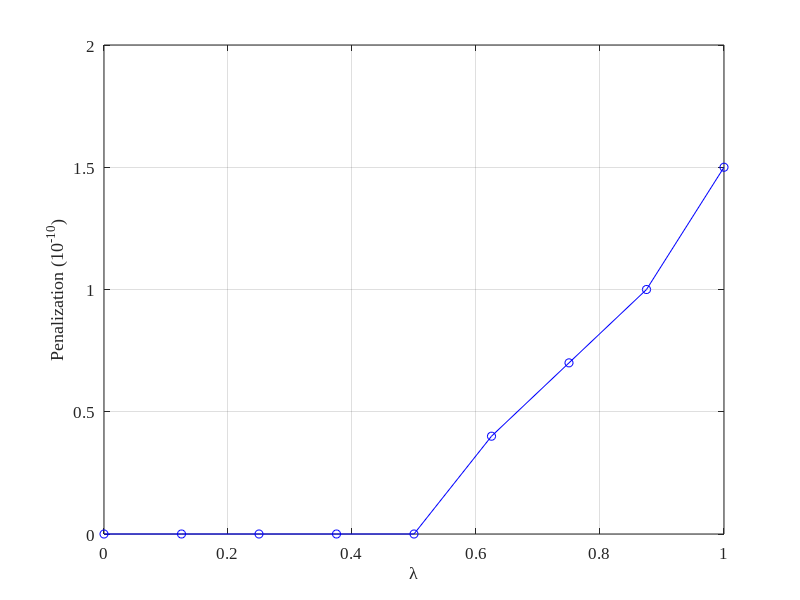
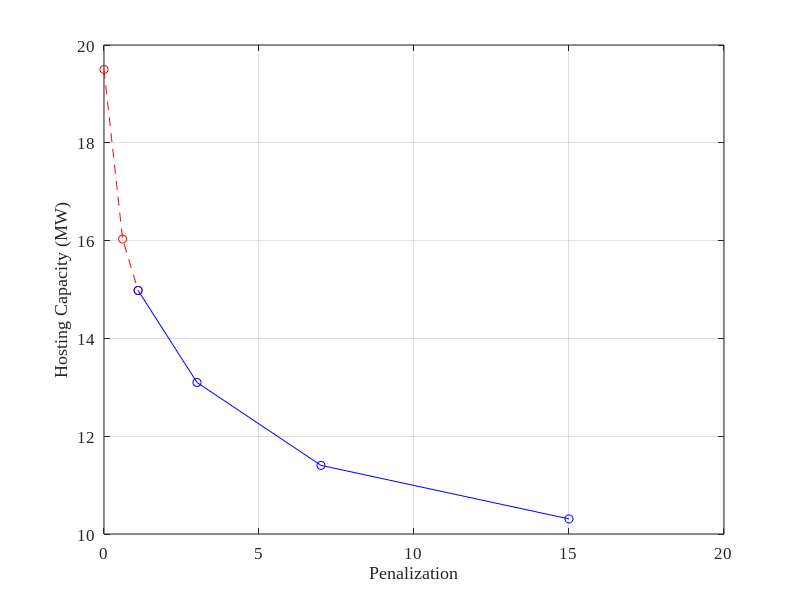
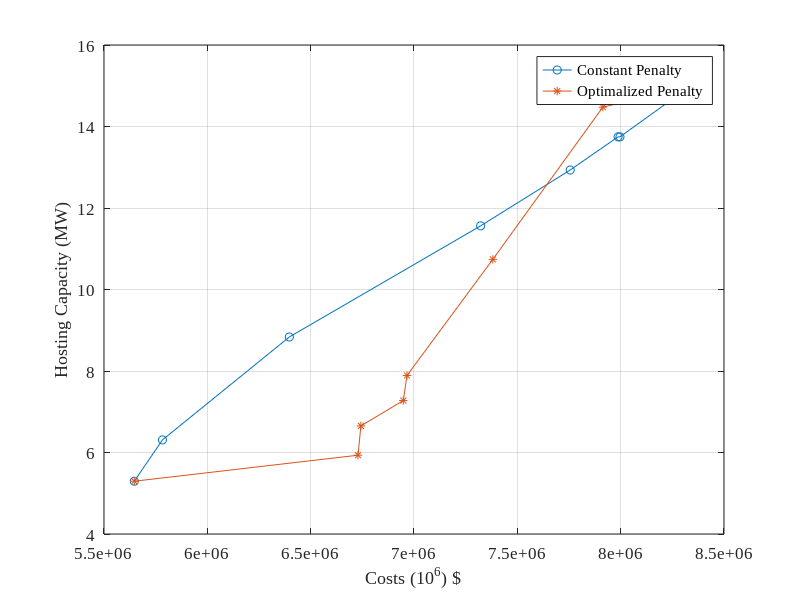
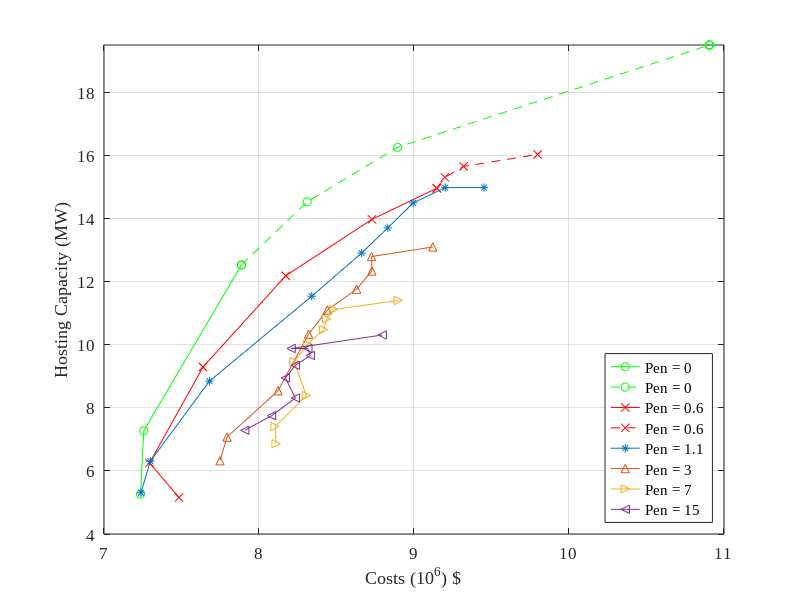

Reproduce these figures in MATLAB, in order.
clear all
clc
close all

% Curva de Penalização x lambda

lambda = 0:0.125:1;
Cpen = [0 0 0 0 0 0.4 0.7 1 1.5];


pen = [0 0.6 1.1 3 7 15];

HC = [5.26265	7.27465	12.52657	14.53037	16.25722	19.50000	19.50000	19.50000	19.50000	
5.15538	6.25205	9.29321	12.18450	13.97453	14.95958	15.30388	15.65143	16.03120	
5.30704	6.30827	8.84386	11.53718	12.90837	13.70259	14.49209	14.98076	14.98084	
6.32272	7.07212	8.54080	10.33447	11.09979	11.75953	12.33880	12.79489	13.09860	
6.86060	7.40488	8.39172	9.45943	10.01815	10.47688	10.82005	11.11376	11.40360	
7.28812	7.75105	8.31124	8.94476	9.34601	9.65834	9.87891	9.87891	10.30835];

CO = [7235465.18560	7256647.91346	7886677.75804	8310904.34512	8894248.51394	10905643.17482	10906652.63759	10905317.64577	24291766.82947	
7484460.92617	7293912.04973	7638786.06930	8172331.02727	8728911.82709	9147116.66544	9199259.50804	9320202.58142	9797681.30493	
7238482.57709	7299008.98183	7680293.40346	8340243.70376	8662124.82109	8830561.33940	8994240.40119	9201365.42728	9452028.91640	
7748201.11423	7793791.14241	8122850.75957	8319469.68858	8440766.65635	8629961.28983	8728361.24577	8726057.34927	9121473.43373	
8110402.45956	8103564.14101	8305714.57201	8226285.19913	8313570.47926	8416792.46841	8436203.32444	8481710.96822	8898643.20737	
7908158.54092	8081185.46520	8235313.17842	8169853.45215	8234028.60798	8331036.78220	8314941.38705	8207437.82091	8795561.16916]/1e6;

figure
set(groot, 'defaultAxesFontName', 'Times New Roman');
set(groot, 'defaultAxesFontSize', 12);
set(groot, 'defaultTextFontName', 'Times New Roman');
set(groot, 'defaultTextFontSize', 12);
plot(lambda,Cpen,'-bo')
xlabel('\lambda')
ylabel('Penalization (10^-^1^0)')
grid on

figure
plot(pen(1:3),HC(1:3,9),'--ro',pen(3:6),HC(3:6,9),'-bo')
xlabel('Penalization')
ylabel('Hosting Capacity (MW)')
grid on



fo1 =   [5.29544 6.30830 8.83491 11.5617 12.9325 13.7461 13.7461 14.9808 ];
fo2 =   [5646560 5782670 6396810 7322340 7755760 7987400 7996620 8334780 ];
pen01 = [0 2522.94*0.125 2449.23*0.25 2381.07*0.375 2573.67*0.5 2867.54*0.625 4389.21*0.75 3610.05*0.875 3607.86];

fo1pen = [5.29546 5.93353 6.65226 7.27466 7.88995 10.7397 14.4751  14.9808 ];
fo2pen = [5646570 6729050 6743030 6948190 6966080 7381410 7913700  8331690 ];
pen02 =  [0 0 0 744.161*0.375 1176.81*0.5 2072.44*0.625 2664.4042*0.75 3008.49*0.875 3608.00];

figure
plot(fo2,fo1,'-o',fo2pen,fo1pen,'-*')
xlabel('Costs (10^6) $')
ylabel('Hosting Capacity (MW)')
legend('Constant Penalty','Optimalized Penalty')
grid on




figure
plot(CO(1,1:3),HC(1,1:3),'-go',CO(1,3:9),HC(1,3:9),'--go',CO(2,1:6),HC(2,1:6),'-rx',CO(2,6:9),HC(2,6:9),'--rx',CO(3,:),HC(3,:),'-*',CO(4,:),HC(4,:),'-^',CO(5,:),HC(5,:),'->',CO(6,:),HC(6,:),'-<')
xlabel('Costs (10^6) $')
ylabel('Hosting Capacity (MW)')
legend('Pen = 0','Pen = 0','Pen = 0.6','Pen = 0.6','Pen = 1.1','Pen = 3','Pen = 7','Pen = 15','Location','southeast')
axis([7 11 4 19.5])
grid on

figure
plot(CO(1,1:3),HC(1,1:3),'-ro',CO(1,3:9),HC(1,3:9),'--ro',CO(2,1:6),HC(2,1:6),'-bx',CO(2,6:9),HC(2,6:9),'--bx',CO(3,:),HC(3,:),'-*',CO(4,:),HC(4,:),'-^',CO(5,:),HC(5,:),'->',CO(6,:),HC(6,:),'-<')
xlabel('Costs (10^6) $')
ylabel('Hosting Capacity (MW)')
legend('Pen = 0','Pen = 0.0','Pen = 0.6','Pen = 0.6','Pen = 1.08','Pen = 2','Pen = 3','Pen = 6')
axis([5.6 10 4 18])
grid on










pen = [0 0.6 1.1 3 7 15];

HC = [5.26265	7.27465	12.52657	14.53037	16.25722	19.50000	19.50000	19.50000	19.50000	
6.25205	6.25205	9.29321	12.18450	13.97453	14.95958	15.30388	15.65143	16.03120	
5.30704	6.30827	8.84386	11.53718	12.90837	13.70259	14.49209	14.98076	14.98084	
6.32272	7.07212	8.54080	10.33447	11.09979	11.75953	12.79489	12.79489	13.09860	
7.40488	7.40488	7.40488	9.45943	10.01815	10.47688	10.82005	11.11376	11.40360	
7.28812	7.75105	7.75105	8.94476	8.94476	8.94476	8.94476	9.87891	10.30835];

CO = [7235465.18560	7256647.91346	7886677.75804	8310904.34512	8894248.51394	10905643.17482	10906652.63759	10905317.64577	24291766.82947	
7293912.04973	7293912.04973	7638786.06930	8172331.02727	8728911.82709	9147116.66544	9199259.50804	9320202.58142	9797681.30493	
7238482.57709	7299008.98183	7680293.40346	8340243.70376	8662124.82109	8830561.33940	8994240.40119	9201365.42728	9452028.91640	
7748201.11423	7793791.14241	8122850.75957	8319469.68858	8440766.65635	8629961.28983	8726057.34927	8726057.34927	9121473.43373	
8103564.14101	8103564.14101	8103564.14101	8226285.19913	8313570.47926	8416792.46841	8436203.32444	8481710.96822	8898643.20737	
7908158.54092	8081185.46520	8081185.46520	8169853.45215	8169853.45215	8169853.45215	8169853.45215	8207437.82091	8795561.16916]/1e6;

figure
plot(CO(1,1:3),HC(1,1:3),'-go',CO(1,3:9),HC(1,3:9),'--go',CO(2,1:6),HC(2,1:6),'-rx',CO(2,6:9),HC(2,6:9),'--rx',CO(3,:),HC(3,:),'-*',CO(4,:),HC(4,:),'-^',CO(5,:),HC(5,:),'->',CO(6,:),HC(6,:),'-<')
xlabel('Costs (10^6) $')
ylabel('Hosting Capacity (MW)')
legend('Pen = 0','Pen = 0','Pen = 0.6','Pen = 0.6','Pen = 1.1','Pen = 3','Pen = 7','Pen = 15','Location','southeast')
axis([7 11 4 19.5])
grid on


figure
plot(CO(1,1:3),HC(1,1:3),'-ro',CO(1,3:9),HC(1,3:9),'--ro',CO(2,1:6),HC(2,1:6),'-bx',CO(2,6:9),HC(2,6:9),'--bx',CO(3,:),HC(3,:),'-*',CO(4,:),HC(4,:),'-^')
xlabel('Costs (10^6) $')
ylabel('Hosting Capacity (MW)')
legend('Pen = 0','Pen = 0','Pen = 0.6','Pen = 0.6','Pen = 1.1','Pen = 7','Location','southeast')
axis([7 11 4 19.5])
grid on

figure
plot(CO(3,:),HC(3,:),'-bo',fo2pen/1e6,fo1pen,'-*')
xlabel('Costs (10^6) $')
ylabel('Hosting Capacity (MW)')
legend('Constant Penalty','Optimalized Penalty')
grid on




CO1 = [7238482.57709	7299008.98183	7680293.40346	8340243.70376	8662124.82109	8830561.33940	8994240.40119	9201365.42728	9452028.91640	
7129427.46976	7237717.25894	7870371.65552	8151079.41870	8724687.42569	8968554.69848	9092814.23754	9136673.33424	9448095.67350]/1e6;

HC1 = [5.30704	6.30827	8.84386	11.53718	12.90837	13.70259	14.49209	14.98076	14.98084	
5.34928	7.27469	12.52473	12.69877	13.71802	14.48757	14.92672	14.96520	14.98062];


CO1 = [7217027.85376	7294706.42618	7510032.64324	7499394.92579	7561455.72233	7955310.37303	8574147.30680	9159294.45155	10022729.69607	
7221774.06021	7138332.39299	7208280.91905	7317900.54175	7751113.73175	8145205.64525	8620019.94652	9146720.79203	10014194.63049]/1e6;

HC1 = [4.99855	5.29519	5.75834	6.73923	8.78869	11.47139	13.44158	14.75130	14.97768	
5.27513	5.87514	6.57227	8.16651	11.85199	13.79974	14.08770	14.97202	14.97834];

figure
plot(CO1(1,:),HC1(1,:),'-bo',CO1(2,:),HC1(2,:),'-*')
xlabel('Costs (10^6) $')
ylabel('Hosting Capacity (MW)')
legend('Constant Penalty','Optimalized Penalty','pen = 0,6')
grid on



figure
plot(CO(1,1:3),HC(1,1:3),'-ro',CO(1,3:9),HC(1,3:9),'--ro',CO(2,1:6),HC(2,1:6),'-bx',CO(2,6:9),HC(2,6:9),'--bx',CO(3,:),HC(3,:),'-*',CO(4,:),HC(4,:),'-^',CO1(2,:),HC1(2,:),'-*')
xlabel('Costs (10^6) $')
ylabel('Hosting Capacity (MW)')
legend('Pen = 0','Pen = 0','Pen = 0.6','Pen = 0.6','Pen = 1.1','Pen = 7','Optimalized Penalty','Location','southeast')
axis([7 11 4 19.5])
grid on
